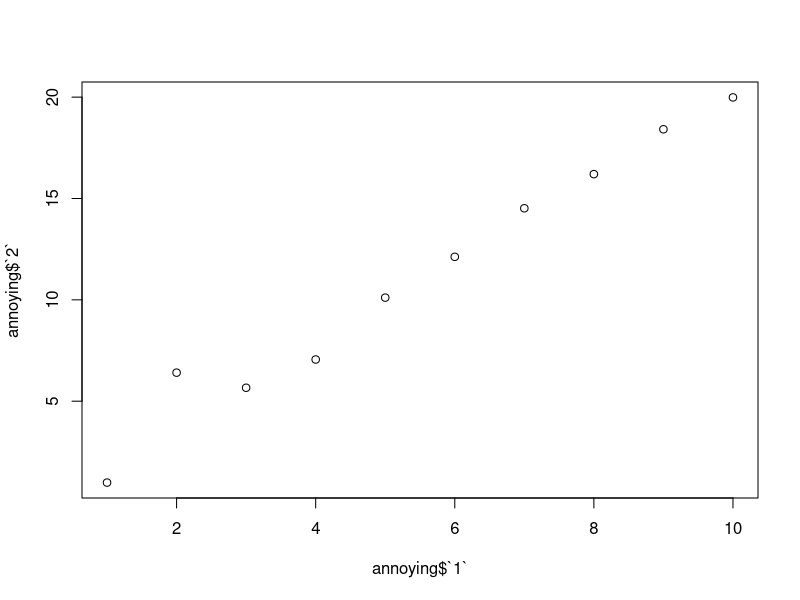
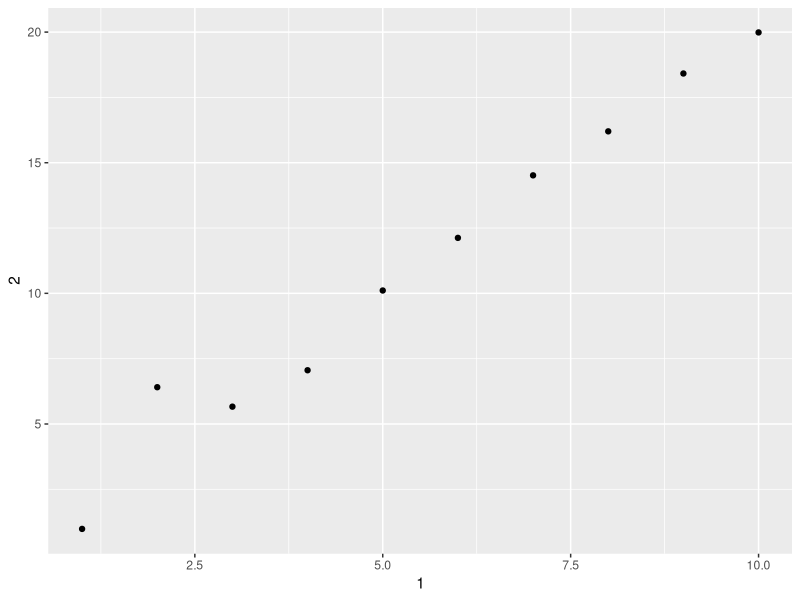

Recreate these plots in R, in order.
## ---- chunk 1
library(tidyverse)
library(psych)
## ---- chunk 2
df <- data.frame(abc = 1, xyz = "a")
df$x
df[, "xyz"]
df[, c("abc", "xyz")]

df2<-tibble(abc = 1, xyz = "a")
df2$x 
df2[, "xyz"]
df2[, c("abc", "xyz")]
## ---- chunk 3
annoying <- tibble(
  `1` = 1:10,
  `2` = `1` * 2 + rnorm(length(`1`))
)

# 1
annoying$`1`

#2
plot(annoying$`1`, annoying$`2`)
ggplot(annoying, aes(x=`1`, y=`2`))+geom_point()

#3
annoying2<-mutate(annoying, 
                  `3`=`1`/`2`)

annoying3<-rename(annoying2,
    three=`3`, one=`1`, two=`2`)

## ---- chunk 4
tibble::enframe(c(a = 5, b = 4))
tibble::enframe(c(a = 5, b = c(4,7)))
tibble::enframe(list(one = 1, two = 2:3, three = 4:6))

